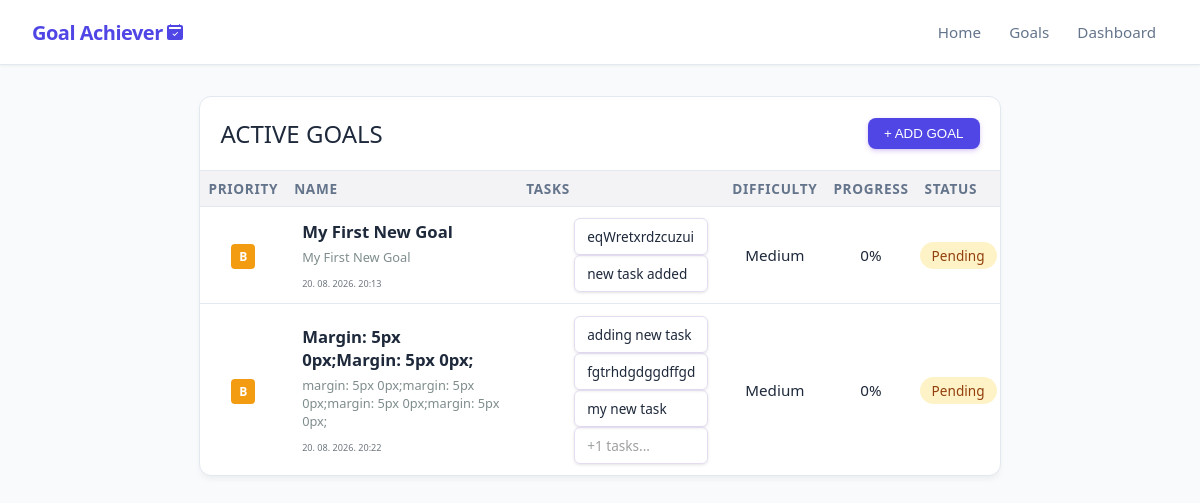
The page /goals on the database its author committed.
### app/models_db.py (models this page shows, shortened)
class Goal(db.Model):
    __tablename__ = 'goals'
    id = db.Column(db.Integer, primary_key=True)
    title = db.Column(db.String(100), nullable=False)
    description = db.Column(db.Text, nullable=False)
    is_completed = db.Column(db.Boolean, default=False)
    is_confirmed_finished = db.Column(db.Boolean, default=False)
    progress_percentage = db.Column(db.Float, default=0.0)
    difficulty = db.Column(db.String(20), nullable=False, default='Medium')
    priority = db.Column(db.String(1), nullable=False, default='b')
    created_at = db.Column(db.DateTime, default=datetime.now(timezone.utc), nullable=False)
    tasks = db.relationship('Task', backref='goal', cascade="all, delete-orphan", lazy=True)

class Task(db.Model):
    __tablename__ = 'tasks'
    id = db.Column(db.Integer, primary_key=True)
    text = db.Column(db.String(255), nullable=False)
    is_completed = db.Column(db.Boolean, default=False)
    goal_id = db.Column(db.Integer, db.ForeignKey('goals.id', ondelete='CASCADE'), nullable=False)

### app/routes.py (the view)
@main.route('/goals')
def show_goals():
    goals = Goal.query.order_by(Goal.priority.asc()).all()
    return render_template('goals.html', goals=goals)

### app/templates/goals.html (shortened to what this page needs)
{% extends 'base.html' %}
{% block content %}
<div class="container goal-container">
    <div class="table-container">
        <div class="bar-above-table">
            <h1>active goals</h1>
            <button id="open_form_btn">+ ADD GOAL</button>
        </div>
        <table>
            <thead>
                <tr>
                    <th>Priority</th>
                    <th>Name</th>
                    <th>Tasks</th>
                    <th>Difficulty</th>
                    <th>Progress</th>
                    <th>Status</th>
                </tr>
            </thead>
            <tbody>
                {% for goal in goals %}
                    {% if not goal.is_completed or goal.is_completed %}
                        <tr class="clickable-row" data-href=" {{ url_for('main.view_goal', goal_id=goal.id) }}">
                            <td><span class="badge badge-{{ goal.priority }}">{{ goal.priority }}</span></td>
                            <td style="text-align: left; max-width: 200px;">
                                <h2 style="white-space: wrap; overflow: wrap;">{{ goal.title | truncate(30)}}</h2>
                                <p style="color: #7f8c8d; max-width: 250px; font-size: 0.8rem; margin: 5px 0px;">{{ goal.description | truncate(90) or 'Nema opisa' }}</p>
                                <small class="date">{{ goal.created_at.strftime('%d. %m. %Y. %H:%M') }}</small>
                            </td>
                            <td>
                                {% if goal.tasks %}
                                <ul>
                                    {% for task in goal.tasks[:3] %}
                                        {% if task %}
                                            <li class="task-cell">
                                                <label>
                                                    <span class="{% if task.is_completed %}completed-task{% endif %}">
                                                        {{ task.text }}
                                                    </span>
                                                </label>
                                            </li>
                                        {% endif %}
                                    {% endfor %}
                                    {% if goal.tasks|length > 3 %}
                                        <li class="task-cell" style="color: #9ea0a0;">
                                            +{{ (goal.tasks|length) - 3 }} tasks...
                                        </li>
                                    {% endif %}
                                </ul>
                                {% else %}
                                <small style="color: #b2bec3;">No tasks</small>
                                {% endif %}
                            </td>
                            <td>{{ goal.difficulty }}</td>
                            <td>{{ goal.progress_percentage | round | int }}%</td>
                            <td class="status-cell">
                                {% if goal.is_completed %}
                                <span class="status-done">Completed</span>
                                {% else %}
                                <span class="status-pending">Pending</span>
                                {% endif %}
                            </td>
                        </tr>
                    {% endif %}
                    {% else %}
                        <tr>
                            <td colspan="6" style="text-align: center; color: #7f8c8d;">You do not have any active goals right now. Add your first goal above!</td>
                        </tr>
            {% endfor %}
            </tbody>
        </table>
    </div>
</div>
{% endblock %}

### app/templates/base.html (shortened to what this page needs)
<!DOCTYPE html>
<html lang="en">
<head>
</head>
<body>
    <header>
        <nav class="navbar">
            <div class="navbar-container">
                <a href="/" class="navbar-brand">Goal Achiever
                </a>
                <ul class="navbar-links">
                    <a href="/">Home</a>
                    <a href="/goals" id="goals">Goals</a>
                    <a href="/dashboard">Dashboard</a>
                </ul>
            </div>
        </nav>
    </header>
    <main>
        {%block content %} {% endblock %}
    </main>
</body>
<link rel="stylesheet"
      href="{{ url_for('static', filename='style.css') }}">
</html>

### rows shown on the page
Goal: priority "B", title "My First New Goal", description "My First New Goal", created_at "20. 08. 2026. 20:13", difficulty "Medium", progress_percentage "0", is_completed "Pending"
Task: text "eqWretxrdzcuzui"
Task: text "new task added"
Goal: priority "B", title "Margin: 5px 0px;margin: 5px 0px;", description "margin: 5px 0px;margin: 5px 0px;margin: 5px 0px;margin: 5px 0px;", created_at "20. 08. 2026. 20:22", tasks "1", difficulty "Medium", progress_percentage "0", is_completed "Pending"
Task: text "adding new task"
Task: text "fgtrhdgdggdffgd"
Task: text "my new task"
